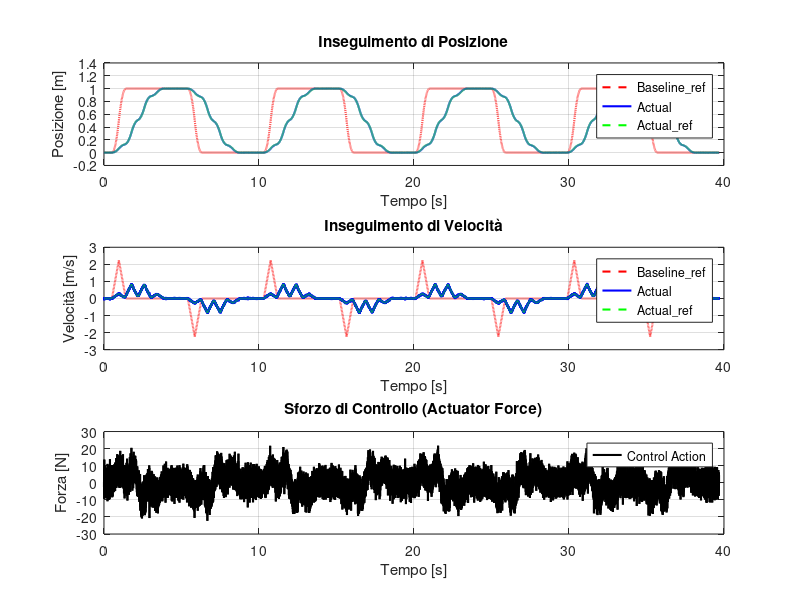
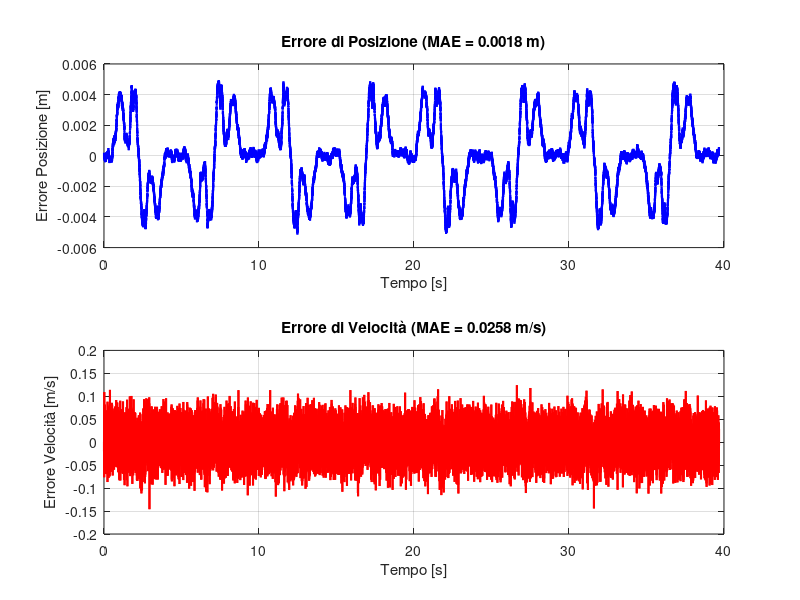

MATLAB code for these plots, in order: (Note: this script raises an error after producing the figures.)

% Assicuriamoci che 'time' sia un vettore colonna (Nx1) come gli altri dati,
% dato che nel tuo workspace è caricato come riga (1xN).
close all; clear all; %clc; 

% Ottenimento dinamico della cartella in cui si trova lo script
script_dir = fileparts(mfilename('fullpath'));
if isempty(script_dir)
    script_dir = pwd; % Se eseguito riga per riga, usa la directory corrente
end

% load("C:\Users\sbarr\LabAuto\labauto_assignment_2_2026_gruppo3\crane\tests\test_trj1_shaped_ZVDD_20260520114420.mat")
data = load("test_trj1_shaped_ZVDD_20260609002348.mat");
data_Base = load("test_trj1_baseline");

t = data.time(:);
t_ref = data_Base.time(:);
name = data.name; 

% =========================================================================
% IMPOSTAZIONI SALVATAGGIO
% =========================================================================
suffix = '_EI'; % <--- CAMBIA QUESTO SUFFISSO OGNI VOLTA 

%% FIGURA 1: Tracking (Posizione, Velocità, Sforzo di Controllo)
fig1 = figure('Name', ['Tracking - ' name], 'NumberTitle', 'off');

% 1. Posizione (Reale vs Riferimento)
subplot(3, 1, 1);
plot(t_ref, data_Base.reference_position, '--r', 'LineWidth', 1.5);
hold on;
plot(t, data.joint_position, 'b', 'LineWidth', 1.5);
hold on;
plot(t, data.reference_position, '--g', 'LineWidth', 1.5);
grid on;
title('Inseguimento di Posizione');
xlabel('Tempo [s]');
ylabel('Posizione [m]');
legend('Baseline\_ref', 'Actual', 'Actual\_ref', 'Location', 'best');

% 2. Velocità (Reale vs Riferimento)
subplot(3, 1, 2);
plot(t_ref, data_Base.reference_velocity, '--r', 'LineWidth', 1.5);
hold on;
plot(t, data.joint_velocity, 'b', 'LineWidth', 1.5);
hold on;
plot(t, data.reference_velocity, '--g', 'LineWidth', 1.5);
grid on;
title('Inseguimento di Velocità');
xlabel('Tempo [s]');
ylabel('Velocità [m/s]');
legend('Baseline\_ref', 'Actual', 'Actual\_ref', 'Location', 'best');

% 3. Sforzo di Controllo (Joint Torque)
subplot(3, 1, 3);
plot(t, data.joint_torque, 'k', 'LineWidth', 1.5);
grid on;
title('Sforzo di Controllo (Actuator Force)');
xlabel('Tempo [s]');
ylabel('Forza [N]');
legend('Control Action', 'Location', 'best');

%% FIGURA 2: Analisi degli Errori
fig2 = figure('Name', ['Errori - ' name], 'NumberTitle', 'off');

% Calcolo degli errori
error_pos = data.reference_position - data.joint_position;
error_vel = data.reference_velocity - data.joint_velocity;

% Calcolo MAE (Mean Absolute Error)
mae_pos = mean(abs(error_pos));
mae_vel = mean(abs(error_vel));

% 1. Errore di Posizione
subplot(2, 1, 1);
plot(t, error_pos, 'b', 'LineWidth', 1.5);
grid on;
title(sprintf('Errore di Posizione (MAE = %.4f m)', mae_pos));
xlabel('Tempo [s]');
ylabel('Errore Posizione [m]');

% 2. Errore di Velocità
subplot(2, 1, 2);
plot(t, error_vel, 'r', 'LineWidth', 1.5);
grid on;
title(sprintf('Errore di Velocità (MAE = %.4f m/s)', mae_vel));
xlabel('Tempo [s]');
ylabel('Errore Velocità [m/s]');

%% =========================================================================
% SALVATAGGIO DELLE IMMAGINI PNG
% =========================================================================
filename_fig1 = fullfile(script_dir, ['Tracking', suffix, '.png']);
filename_fig2 = fullfile(script_dir, ['Errori', suffix, '.png']);

exportgraphics(fig1, filename_fig1, 'Resolution', 300);
exportgraphics(fig2, filename_fig2, 'Resolution', 300);

fprintf('\nImmagini salvate con successo nella cartella dello script:\n - Tracking%s.png\n - Errori%s.png\n', suffix, suffix);

%% =========================================================================
% CALCOLO DEI TEMPI DI FINE MOTO E ASSESTAMENTO
% =========================================================================

% 1. Calcolo del tempo finale della Baseline 
idx_end_base = find(abs(data_Base.reference_velocity) > 1e-4, 1, 'last');
if isempty(idx_end_base)
    t_end_base = t_ref(end); 
else
    t_end_base = t_ref(idx_end_base);
end

% 2. Calcolo del tempo finale del Filtro
% Cerchiamo prima se c'è la reference_velocity salvata per il filtro, altrimenti usiamo la velocità reale
if isfield(data, 'reference_velocity')
    idx_end_filter = find(abs(data.reference_velocity) > 1e-4, 1, 'last');
else
    idx_end_filter = find(abs(data.joint_velocity) > 1e-4, 1, 'last');
end

if isempty(idx_end_filter)
    t_end_filter = t(end);
else
    t_end_filter = t(idx_end_filter);
end

% 3. Calcolo DT: Tempo Finale Filtro - Tempo Finale Baseline - 
dt = t_end_filter - t_end_base;

% 4. Calcolo del tempo di assestamento (Settling Time al 5%) PER IL FILTRO
spostamento_totale = abs(data_Base.reference_position(end) - data_Base.reference_position(1));
banda_tolleranza = 0.05 * spostamento_totale; % Tolleranza del 5%

errore_da_target = abs(data.joint_position - data_Base.reference_position(end));
idx_settling = find(errore_da_target > banda_tolleranza, 1, 'last');

if isempty(idx_settling)
    t_settling = t(end);
else
    t_settling = t(idx_settling);
end

% Stampiamo i risultati in console
fprintf('\n--- ANALISI DEI TEMPI ---\n');
fprintf('Tempo finale Baseline              : %.3f s\n', t_end_base);
fprintf('Tempo finale Filtro                : %.3f s\n', t_end_filter);
fprintf('dt (Baseline - Filtro)             : %.3f s\n', dt);
fprintf('Tempo di assestamento (Filtro 5%%)  : %.3f s\n', t_settling);

%% =========================================================================
% CALCOLO SFORZO ED ENERGIA MECCANICA
% =========================================================================
picco_max_posizione = max(abs(data.joint_position));  
picco_max_sforzo = max(abs(data.joint_torque));       

sforzo_quadratico = trapz(t, data.joint_torque.^2);   

potenza_meccanica = abs(data.joint_torque .* data.joint_velocity);
energia_joule = trapz(t, potenza_meccanica);

fprintf('\n--- ANALISI ENERGETICA E PRESTAZIONI ---\n');
fprintf('Picco di Posizione     : %.4f\n', picco_max_posizione);
fprintf('Picco di Sforzo        : %.3f Nm\n', picco_max_sforzo);
fprintf('Sforzo Quadratico Medio: %.2f (Nm)^2*s\n', sforzo_quadratico);
fprintf('Energia Meccanica Pura : %.2f Joule\n', energia_joule);

%% =========================================================================
% ESPORTAZIONE IN EXCEL
% =========================================================================
nome_filtro = strrep(suffix, '_', ''); 
nome_file_excel = fullfile(script_dir, ['Risultati_Ottimali', suffix, '.xlsx']);

% Compilazione della tabella con il nuovo ordine esatto
NuoviDati = table({nome_filtro}, mae_pos, mae_vel, t_end_base, t_end_filter, dt, t_settling, ...
    picco_max_posizione, picco_max_sforzo, sforzo_quadratico, energia_joule, ...
    'VariableNames', {'Filtro', 'MAE_Posizione', 'MAE_Velocita', 'Tempo_Finale_Baseline_s', 'Tempo_Finale_Filtro_s', ...
                      'dt_s', 'Tempo_Assestamento_5perc_s', 'Picco_Max_Posizione', 'Picco_Max_Sforzo_Nm', ...
                      'Sforzo_Quadratico', 'Energia_Joule'});

if isfile(nome_file_excel)
    writetable(NuoviDati, nome_file_excel, 'WriteMode', 'Append', 'WriteVariableNames', false);
    fprintf('\n-> Dati AGGIUNTI al file Excel: %s\n\n', nome_file_excel);
else
    writetable(NuoviDati, nome_file_excel, 'WriteMode', 'Overwrite');
    fprintf('\n-> File Excel CREATO. Dati inseriti: %s\n\n', nome_file_excel);
end
